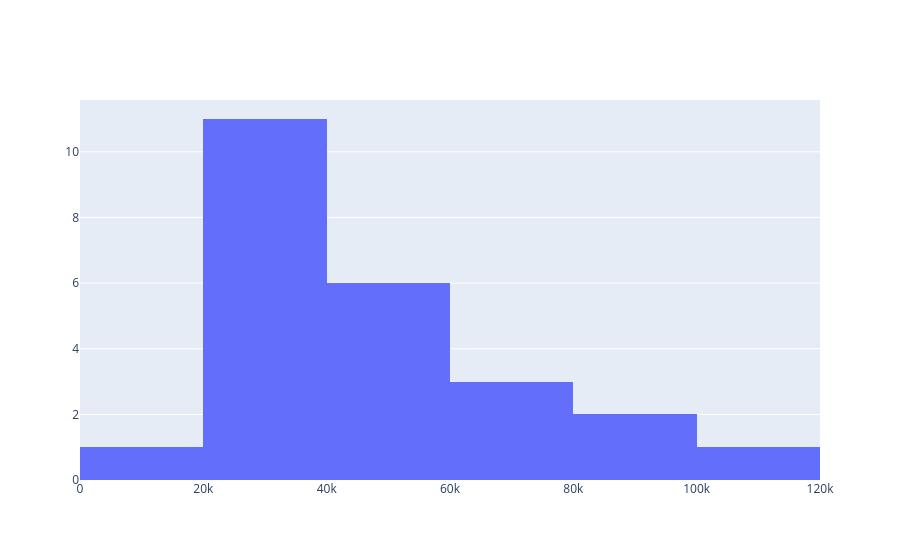

The cell this chart's notebook holds for it:
### Code cell
df5 = pd.DataFrame({
    "Salary": [18000,20000,22000,24000,25000,26000,28000,30000,32000,35000,
               36000,38000,40000,42000,45000,48000,50000,55000,60000,65000,
               70000,80000,90000,100000]
})

fig = go.Figure()

fig.add_trace(
    go.Histogram(
        x=df5["Salary"]
    )
)

fig.show()

### Figure 1 — Plotly figure (JSON) as saved in the notebook; plotly's stock layout.template omitted (floating-point values rounded to 4 significant figures)
{"data": [{"type": "histogram", "x": [18000, 20000, 22000, 24000, 25000, 26000, 28000, 30000, 32000, 35000, 36000, 38000, 40000, 42000, 45000, 48000, 50000, 55000, 60000, 65000, 70000, 80000, 90000, 100000]}], "layout": {}}
